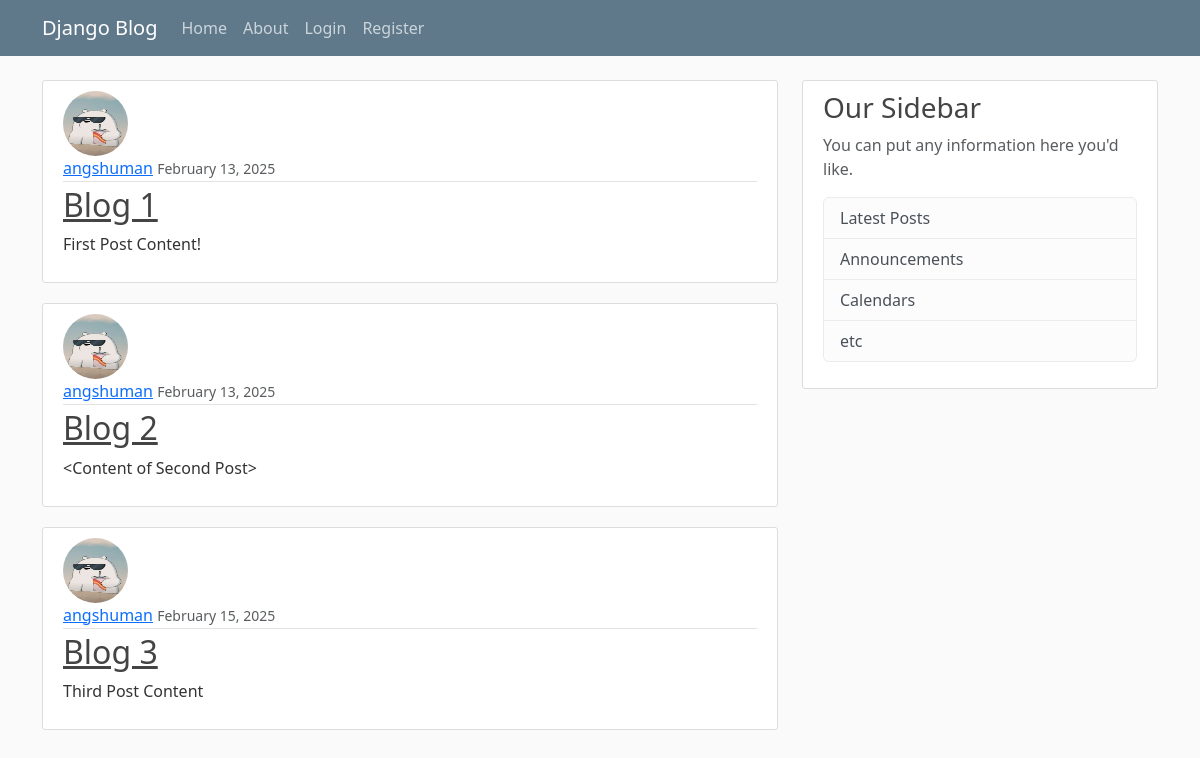
The app's page /, older data.
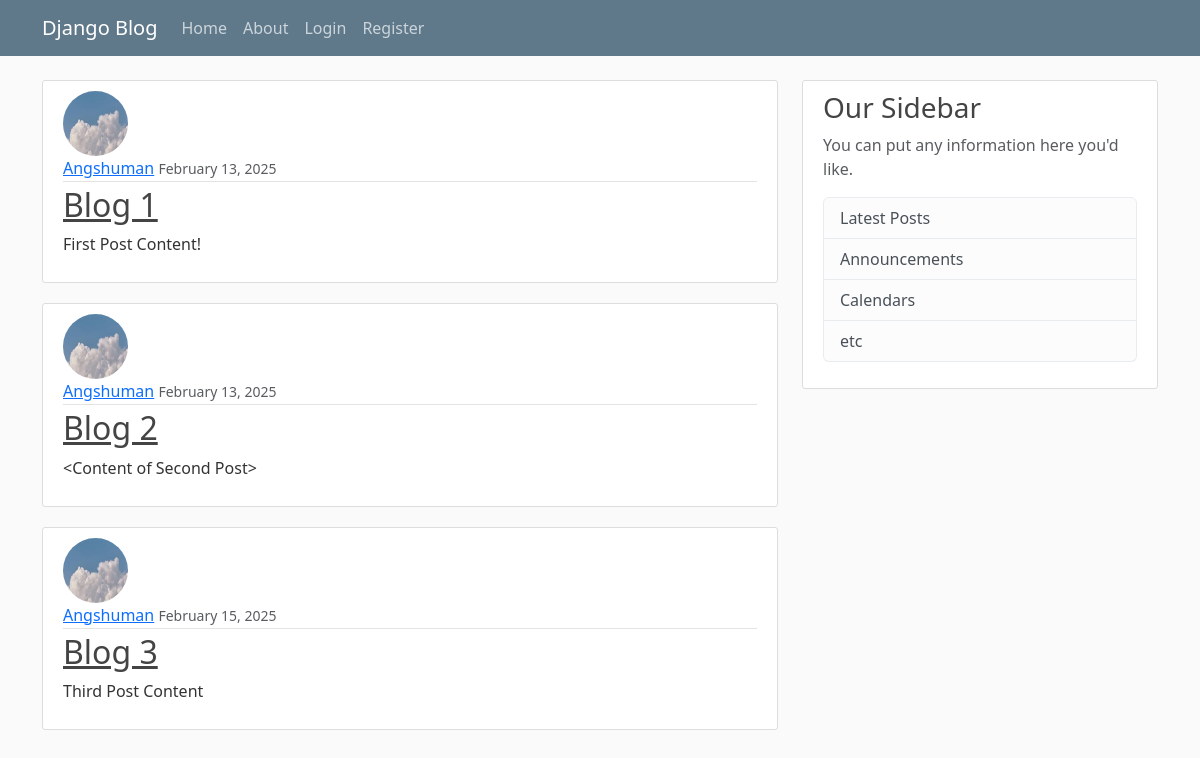
The same page, newer data.
### blog/models.py (models this page shows, shortened)
class Post(models.Model):
    title = models.CharField(max_length=100)
    content = models.TextField()        #unrestricted text
    date_posted = models.DateTimeField(default=timezone.now)
    author = models.ForeignKey(User, on_delete=models.CASCADE) #if user is deleted, delete all posts
    updated_at = models.DateTimeField(auto_now=True)

### users/models.py (models this page shows, shortened)
class Profile(models.Model):
    user = models.OneToOneField(User, on_delete=models.CASCADE)
    image = models.ImageField(default='default.jpg', upload_to='profile_image')
    bio = models.TextField(max_length=500, blank=True)
    location = models.CharField(max_length=30, blank=True)
    birth_date = models.DateField(null=True, blank=True)

### blog/views.py (the view)
# urls.py: path('', PostListView.as_view(), name ='blog-home'), # path for home page
class PostListView(ListView): # create a class named PostListView which inherits ListView
    model = Post
    template_name = 'blog/home.html' # template name for PostListView  <app>/<model>_<viewtype>.html
    context_object_name = 'posts' # context object name for PostListView
    paginate_by = 5 # number of posts per page

### blog/templates/blog/home.html (shortened to what this page needs)
{% extends "blog/base.html" %}
{% block content %}
    {% for post in posts %}
        <article class="media content-section">
            <img class="rounded-circle article-img" src="{{ post.author.profile.image.url }}">
            <div class="media-body">
            <div class="article-metadata">
                <a class="mr-2" href="#">{{ post.author }}</a>
                <small class="text-muted">{{ post.date_posted|date:"F d, Y" }}</small>
            </div>
            <h2><a class="article-title" href="#">{{ post.title }}</a></h2>
            <p class="article-content">{{ post.content }}</p>
            </div>
        </article>
    {% endfor %}
{% endblock content %}

Row changes from the older to the newer data that the page shows:
changed through a linked row, Post "Blog 1": author.profile.image: a different picture; author "angshuman" → "Angshuman"
changed through a linked row, Post "Blog 2": author.profile.image: a different picture; author "angshuman" → "Angshuman"
changed through a linked row, Post "Blog 3": author.profile.image: a different picture; author "angshuman" → "Angshuman"
